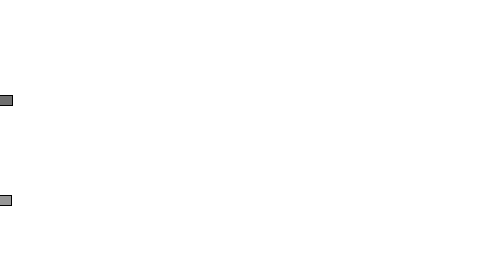
Frame 1 (no input)
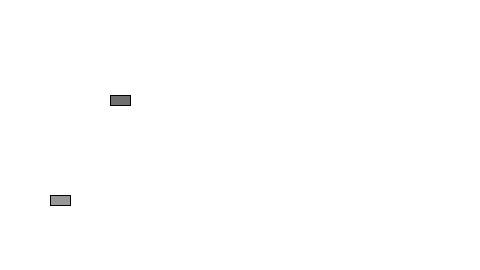
Frame 60 (the mouse pressed at the canvas centre just before this capture)
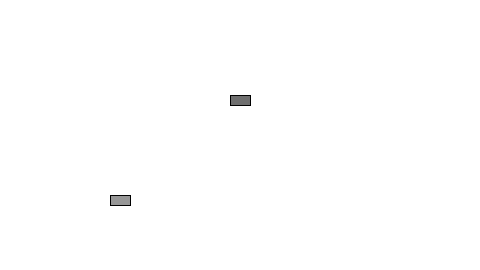
Frame 120 (the mouse held since frame 60 and released just before this capture)

The Processing sketch that drew these frames (run headless with seeded random() and noise(); from frame 60 on, the mouse is pressed at the canvas centre):

// Processing sketch: sketch_14_02_twocars
// ── sketch_14_02_twocars.pde
// Example 8-2: Two Car objects

Car myCar1;
Car myCar2; // Two objects!

void setup() {
  size(480, 270);
  // Arguments go inside the parentheses when the object is constructed.  
  myCar1 = new Car(color(111), 0, 100, 2); 
  myCar2 = new Car(color(151), 0, 200, 1);
}

void draw() {
  background(255);
  myCar1.move();
  myCar1.display();
  myCar2.move();
  myCar2.display();
}

// ── Car.pde
// even though there are multiple objects, only  one class is needed. 
// no matter how many cookies you make, only one cookie cutter is needed.
class Car { 
  color c;
  float xpos;
  float ypos;
  float xspeed;

  // the constructor is defined with parameters.  
  Car(color tempC, float tempXpos, float tempYpos, float tempXspeed) { 
    c = tempC;
    xpos = tempXpos;
    ypos = tempYpos;
    xspeed = tempXspeed;
  }

  void display() {
    stroke(0);
    fill(c);
    rectMode(CENTER);
    rect(xpos, ypos, 20, 10);
  }

  void move() {
    xpos = xpos + xspeed;
    if (xpos > width) {
      xpos = 0;
    }
  }
}
